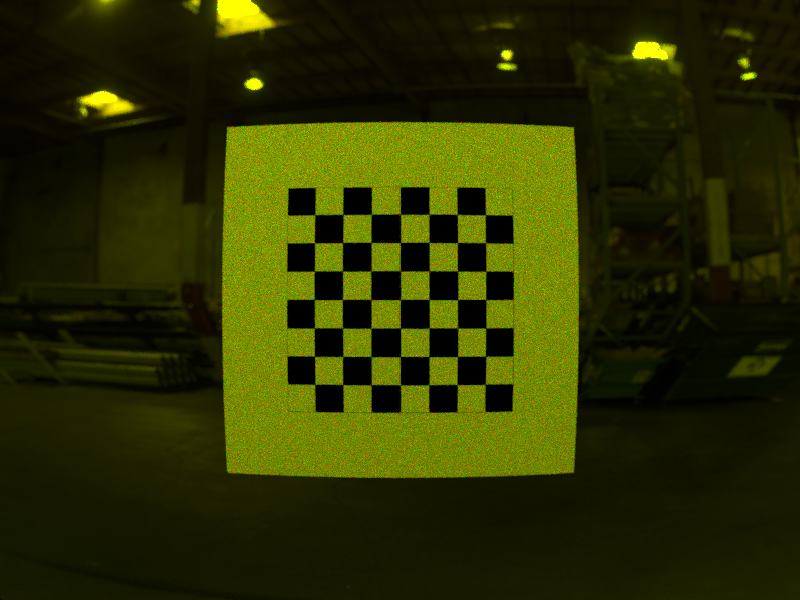
#> input picture tests/workflows/example_models/checkerboard_cal_images/calTarget_01.png, 800 x 600 px; its folder holds only this picture in this run
$ python example_optdistortion_from_camera_cal.py
#> lines starting #> are read from the running program, lines starting #| are printed output that depends on the picture; after the words box and inside, x2 and y2 are one past the last pixel; in counts of white or black regions, pixels touching at a corner belong together
# generate an OPTDistortionV1 file for Speos, based on a camera calibration of a real camera
# this tool runs the camera calibration with user-provided checkerboard images
#
# required data:
#   - a set of checkerboard calibration images for a given camera
#       (at least 15-20 is best, taken from different angles and distances)
#   - the checkerboard target feature size (width of a single checker)
#   - the camera's physical pixel size (mm)
#
# outputs:
#   - a txt file describing calibration results (camera intrinsics, and pose for each calibration image)
#   - OPTDistortion v1 file, for use in speos
#
# 2024/5/1
# for questions, contact zach.derocher@ansys.com

import glob
import os

import cv2
import numpy as np
from scipy.spatial.transform import Rotation

# local git root dir
root = os.path.dirname(os.getcwd() + "\\")
root = os.path.dirname(root)
root = os.path.dirname(root)

# ============ User Inputs ============ #
# point to the calibration images
imageDir = root + "\\tests\\workflows\\example_models\\checkerboard_cal_images\\"
ext = "png"

# Define the dimensions of checkerboard
checkerDims = (7, 7)  # (x, y); the number of points between checkerboard boxes
checkerSize = (
    62.5  # (mm); the physical, measured side-length of each individual checkerboard box in the calibration pattern
)

# show each image during checkerboard detection? (useful for debugging)
showCalImages = True

# camera EFL (best-guess, for initialization) and sensor pixel size
efl = 800  # (pixels); if unknown, the sensor X resolution (width) is usually a good enough guess
pixelSize = 0.024  # (mm); physical sensor pixel size (need to convert calibrated distortion into angles for speos)

# Choose which calibration type; fisheye will provide a better fit if the camera is wide-FOV (beyond 100~120)
useFisheyeCalibration = False

# file names for results files
extrinsicsFn = "CameraCal_IntrinsicsExtrinsics.txt"
optDistortionFn = "CameraCal.OPTDistortion"
# =================================== #


def buildinitialcameramatrix(efl, rX, rY):
    """
    builds a camera matrix

    Parameters
    ----------
    efl : float
        the camera focal length, in length units of pixels
    rX : int
        the sensor resolution in the X axis, in units of pixels
    rY : int
        the sensor resolution in the Y axis, in units of pixels

    Returns
    -------
    cameraMat : numpy array
        a 3x3 camera matrix
    """
    cameraMat = np.zeros((3, 3), np.float64)
    cameraMat[0, 0] = efl  # camera focal length X (units=pixels); the calibration will use this as a starting point;
    cameraMat[1, 1] = efl  # camera focal length Y (units=pixels)
    cameraMat[2, 2] = 1  # skew factor (probably always stay as 1)
    cameraMat[0, 2] = (
        0.5 * rX
    )  # image center coordinates X (units=pixels); this should be set to 1/2 the sensor X resolution
    cameraMat[1, 2] = (
        0.5 * rY
    )  # image center coordinates Y (units=pixels); this should be set to 1/2 the sensor Y resolution
    return cameraMat


def readcalibrationimages(images, checkerboard, targetSquareSize, showCalImages):
    """
    Determines checkerboard corners'  3d coordinates based on physical checkerboard size.
    Reads in a set of checkerboard calibration images,
    and determines the checkerboard 2d coordinates in each image.

    Parameters
    ----------
    images : glob
        the set of calibration checkerboard images
    checkerboard : int array
        the x and y dimensions of the checkerboard, in units of '# of checkers'
    targetSquareSize : float
        the physical size of a single square of the checkerboard, in mm
    showCalImages : bool
        if true, the corner detection will be displayed for each cal image (press 'enter' to skip through each image)

    Returns
    -------
    twoDPoints : numpy array
        the 2d (image-space) corner coordinates for each cal image that was succesfully analyzed
    threeDPoints : numpy array
        the 3d (object-space) corner coordinates of the checkerboard target
    imagesAnalyzed : array
        a list of the cal image file names which were succesfully analyzed, in order
    grayColor.shape[::-1] : array
        the size (resolution) of the cal images
    """

    # stop the iteration when specified accuracy, epsilon, is reached or specified number of iterations are completed.
    criteria = (cv2.TERM_CRITERIA_EPS + cv2.TERM_CRITERIA_MAX_ITER, 300000, 0.0001)

    # Vector for 3D points
    threeDPoints = []
    # Vector for 2D points
    twoDPoints = []

    #  3D points real world coordinates
    objectp3d = np.zeros((1, checkerboard[0] * checkerboard[1], 3), np.float32)
    objectp3d[0, :, :2] = targetSquareSize * np.mgrid[0 : checkerboard[0], 0 : checkerboard[1]].T.reshape(-1, 2)

    # Extracting path of individual image stored in a given directory.
    imagesAnalyzed = []
    for filename in images:
        image = cv2.imread(filename)
        grayColor = cv2.cvtColor(image, cv2.COLOR_BGR2GRAY)

        # Find the chess board corners
        # If desired number of corners are found in the image then ret = true
        ret, corners = cv2.findChessboardCorners(grayColor, checkerboard)

        # If desired number of corners can be detected then, refine the pixel coordinates and display
        # them on the images of checker board
        if ret:
            threeDPoints.append(objectp3d)

            # Refining pixel coordinates for given 2d points.
            corners2 = cv2.cornerSubPix(grayColor, corners, (15, 15), (-1, -1), criteria)
            twoDPoints.append(corners2)

            # Draw and display the corners
            image = cv2.drawChessboardCorners(image, checkerboard, corners2, ret)

            # keep track of all the images we analyzed for the calibration (some may fail)
            imName = filename.split("\\")
            imagesAnalyzed.append(imName[-1])
        else:
            imName = filename.split("\\")
            print("image failed in cal: " + imName[-1])

        if showCalImages:
            cv2.imshow("img", image)
            cv2.waitKey(0)

    cv2.destroyAllWindows()
    # h, w = image.shape[:2]

    return twoDPoints, threeDPoints, imagesAnalyzed, grayColor.shape[::-1]


def cameracalibration(matrixIn, resolution, twoDPoints, threeDPoints, useFisheyeCalibration):
    """
    Runs the camera calibration to determine the camera intrinsics and pose for each cal image.

    Parameters
    ----------
    matrixIn : numpy array
        the initial-guess camera matrix, used as a starting point for the cal
    resolution : array
        the image resolution for the call images in units of pixels (x, y)
    twoDPoints : numpy array
        the 2d (image-space) corner coordinates for each cal image that was succesfully analyzed
    threeDPoints : numpy array
        the 3d (object-space) corner coordinates of the checkerboard target
    useFisheyeCalibration : bool
        an indicator on whether to use openCV's fisheye calibration mode, or not.
        The fisheye calibration method provides fewer options, but is required for accurate wide FOV camera calibration.
        The regular (non-fisheye) calibration from openCV has some additional options and is preferred
        if the max full-FOV of the camera is less than ~100~120 deg

    Returns
    -------
    ret : float
        the RMS calibration error (units are pix). A value less than 1 is good.
    cameraMatrix : numpy array
        the calibrated camera matrix
    distortion : array
        the distortion parameters output from the camera calibration
    r_vecs : array
        the rotation vectors describing the camera pose for each image included in the calibration
    t_vecs : array
        the translation vectors describing the camera pose for each image included in the calibration

    """
    if useFisheyeCalibration:
        # CALIB_RECOMPUTE_EXTRINSIC removes skew factor as an opt variable (use initial-guess camera matrix value)
        # CALIB_RECOMPUTE_EXTRINSIC recompute extrinsics on each opt pass (probably always good to do)
        # CALIB_FIX_PRINCIPAL_POINT remove image center point as opt variable (use initial-guess camera matrix value)
        # OPTDistortionV1 requires rotational symmetry
        ret, cameraMatrix, distortion, r_vecs, t_vecs = cv2.fisheye.calibrate(
            threeDPoints,
            twoDPoints,
            resolution,
            matrixIn,
            None,
            flags=(
                cv2.fisheye.CALIB_FIX_SKEW
                + cv2.fisheye.CALIB_RECOMPUTE_EXTRINSIC
                + cv2.fisheye.CALIB_FIX_PRINCIPAL_POINT
                + cv2.fisheye.CALIB_CHECK_COND
            ),
        )

    else:
        ret, cameraMatrix, distortion, r_vecs, t_vecs = cv2.calibrateCamera(
            threeDPoints,
            twoDPoints,
            resolution,
            matrixIn,
            None,
            flags=(
                cv2.CALIB_USE_INTRINSIC_GUESS
                + cv2.CALIB_FIX_PRINCIPAL_POINT  # initial matrix guess
                + cv2.CALIB_RATIONAL_MODEL  # don't allow cx/cy as variable
                + cv2.CALIB_ZERO_TANGENT_DIST  # use 6 k-terms
            ),
        )  # only symmetrical distortion

    return ret, cameraMatrix, distortion, r_vecs, t_vecs


def convertcamerapose(r_vec):
    """
    Converts the r vector (camera pose from calibration) into euler angles

    Parameters
    ----------
    r_vec : array
        a single rotation vector

    Returns
    -------
    eulerAngles : array
        the euler rotation angles as (z,y,x), in degrees. The rotation order is z->y->x (yaw->pitch->roll).

    """
    rotMatrix, _ = cv2.Rodrigues(r_vec.flatten())
    R = Rotation.from_matrix(rotMatrix)
    # Note: Speos performs intrinsic rotations, so use scipy intrinsic rotation "zyx"
    eulerAngles = R.as_euler("zyx", degrees=True)  # zyx rotation also called yaw->pitch->roll

    return eulerAngles


def savecameraextrinsics(imagesAnalyzed, cameraMatrix, distortion, t_vecs, r_vecs, outFn):
    """
    Saves to text the camera intrinsics, and the pose for each image used in the calibration.

    With this data, you can validate the calibration result within Speos
    by building a checkerboard model, and using the pose (rotation/translation) to position the camera model
    so that it matches the setup of an individual calibration image.
    OpenCV uses the upper-left checkerboard corner as the reference origin,
    with Y pointing up and Z facing away from the camera.
    In Speos, place a coordinate at that origin, then apply the rotation (z->y->x)
    and then the translations to reproduce the camera pose.

    Parameters
    ----------
    imagesAnalyzed : array
        an array of character strings with ordered filenames of the cal images used.
    cameraMatrix : array
        the calibrated camera matrix
    distortion : array
        the distortion parameters output from the camera calibration
    r_vecs : array
        the rotation vectors describing the camera pose for each image included in the calibration
    t_vecs : array
        the translation vectors describing the camera pose for each image included in the calibration
    outFn : string
        the filename of the output text file to be saved

    Returns
    -------


    """

    txtfile = open(outFn, "w")

    txtfile.write("\n Camera Intrinsics Matrix:\n")
    txtfile.write(repr(cameraMatrix))
    txtfile.write("\n\n Distortion Params:\n")
    txtfile.write(repr(distortion))
    txtfile.write("\n\n")

    i = 0
    for filename in imagesAnalyzed:
        # convert camera rotation vector into euler angles, for usage in speos
        eulerAngles = convertcamerapose(r_vecs[i])

        # openCV uses left-handed coordinate system; this converts to right-handed
        eulerAngles[2] = -1 * eulerAngles[2]
        translation = t_vecs[i]
        translation[0] = -1 * translation[0]

        # write out the pose
        imName = filename.split("\\")
        txtfile.write("Calibration Image: " + imName[-1] + "\n")
        txtfile.write("Translation Vector: " + repr(t_vecs[i].flatten()) + "\n")
        txtfile.write("Rotation Vector: " + repr(r_vecs[i].flatten()) + "\n")
        txtfile.write("Euler Rotation (deg): " + repr(eulerAngles) + "\n")
        txtfile.write("\n")
        i = i + 1

    txtfile.close()


def convertdistortiontoangles(cameraMatrix, resolution, distortion, useFisheyeCalibration):
    """
    Converts the camera calibration data (camera matrix and distortion)
    into object/image angle pairs, which is the format Speos expects for the OPTDistortionV1 data.

    We use openCV's projection function (sample the object space, and project to distorted image plane).
    The advantage of sampling object space is that there's no extra interpolation required
    to compute the inverse distortion function ('unprojection').
    The downside is that we have to guess (and overshoot) the object angle
    which will fill the sensor; so we'll just use 89 degrees.

    note: .OPTDistortionV1 requires symmetry, so we assume rotational symmetry and do the field sweep in 1D

    Parameters
    ----------
    cameraMatrix : array
        the calibrated camera matrix
    resolution : array
        the x and y cal image resolution
    distortion : array
        the distortion parameters output from the camera calibration
    useFisheyeCalibration : bool
        an indicator on whether to use openCV's fisheye calibration mode, or not.
        The fisheye calibration method provides fewer options, but is required for accurate wide FOV camera calibration.
        The regular (non-fisheye) calibration from openCV has some additional options and is
        preferred if the max full-FOV of the camera is less than ~100~120 deg

    Returns
    -------
    xyzObj : numpy array
        3d object coordinates
    xyImage : numpy array
        2d image coordinates
    nSamp : int
        number of valid points sampled across FOV

    """

    # sample >2000 points across image plane
    nSamp = 5001

    # create a set of evenly sampled object points in 3d space
    # overfill the sensor (beyond rMax, the sensor corner)
    thetaObjMax = 89.9  # deg; OPTDistortion only allows up to 90 deg.
    z = 1  # sample our 3d points at z=1 plane (in front of camera)
    xyzObj = np.zeros(
        (nSamp, 1, 3), dtype=np.float32
    )  # note: theres a bug (?) in cv2.fisheye.projectPoints, where it needs an extra dimension in the input array
    for i in range(0, nSamp):
        # maintain y=0, so that r=x and we can work in 1D
        thisTheta = thetaObjMax * (i / (nSamp - 1))
        xyzObj[i, 0, 0] = z * np.tan((np.pi / 180) * thisTheta)  # sampled object points
        xyzObj[i, 0, 2] = z

    if useFisheyeCalibration:
        # project the object points using our camera matrix and distortion params
        xyImage, _ = cv2.fisheye.projectPoints(xyzObj, np.zeros((3, 1)), np.zeros((3, 1)), cameraMatrix, distortion)
    else:
        # if used 'regular' calibration model, then use this function for undistort
        xyImage, _ = cv2.projectPoints(xyzObj, np.zeros((3, 1)), np.zeros((3, 1)), cameraMatrix, distortion)

    # rebase the image coordinates to the sensor center
    for i in range(0, nSamp):
        xyImage[i, 0, 0] = xyImage[i, 0, 0] - 0.5 * resolution[0]
        xyImage[i, 0, 1] = xyImage[i, 0, 1] - 0.5 * resolution[1]

        # calibration is a polynomial fit; near the image corner, it could become invalid
        # in that case, just clip the remaining data, since it is unusable
        if xyImage[i, 0, 0] < xyImage[(i - 1), 0, 0]:
            if i == 0:
                continue
            xyImage = xyImage[0 : (i - 1), :, :]
            xyzObj = xyzObj[0 : (i - 1), :, :]
            nSamp = i - 1
            break

    """# compute the raw distortion values as % distortion
    # this is just for checking distortion, i.e. comparing with Zemax data in a validation case
    import matplotlib.pyplot as plt
    rImage = xyImage[:,0,0]
    rUndistorted = efl*xyzObj[:,0,0] # taking z=efl on object side
    dist = 100*(rImage - rUndistorted) / rUndistorted
    objAngle = (180/np.pi)*np.arctan(rUndistorted/cameraMatrix[0,0])
    plt.scatter(dist, objAngle)"""

    return xyzObj, xyImage, nSamp


def generateoptdistortionfile(xyzObj, xyImage, cameraMatrix, pixelSize, nSamp, optDistortionFn):
    """
    Write out the optdistortion file.

    Parameters
    ----------
    xyzObj : numpy array
        3d object coordinates
    xyImage : numpy array
        2d image coordinates
    cameraMatrix : array
        the calibrated camera matrix
    pixelSize : float
        the physical pixel size of the camera (mm)
    nSamp : int
        number of valid points sampled across FOV
    optDistortionFn : string
        the name of the optdistortion file to be saved out

    Returns
    -------


    """

    # convert coordinates to angles
    efl = 0.5 * (cameraMatrix[0, 0] + cameraMatrix[1, 1])  # EFL (from calibration) in units of pix
    thetaObj = np.arctan(xyzObj[:, 0, 0])
    thetaImage = np.arctan(xyImage[:, 0, 0] / efl)

    with open(optDistortionFn, "w") as f:
        f.write("OPTIS - Optical distortion file v1.0\n")
        f.write("Created by ZD using opencv distortion data; cal efl = " + str(efl * pixelSize) + "\n")
        f.write("0\n")
        f.write(str(nSamp))

        f.write("\n" + str(0.0) + " " + str(0.0))
        for i in range(1, nSamp):
            f.write("\n" + str(thetaObj[i]) + " " + str(thetaImage[i]))


def main():
    """
    Parameters
    ----------


    Returns
    -------


    """
    # glob the images
    images = glob.glob(imageDir + "*." + ext)
    # find the checkerboard coordinates in each cal image
    twoDPoints, threeDPoints, imagesAnalyzed, resolution = readcalibrationimages(
        images, checkerDims, checkerSize, showCalImages
    )
#> in readcalibrationimages, image is the input picture: shape (600, 800, 3); mean B, G, R 0.3, 48.2, 43.5
#> in readcalibrationimages, `grayColor = cv2.cvtColor(image, cv2.COLOR_BGR2GRAY)`:
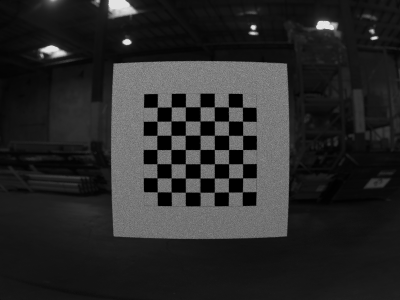
#> grayColor: shape (600, 800) (shown at 1/2 size); min 0, max 246, mean 41.3
#> in readcalibrationimages, `ret, corners = cv2.findChessboardCorners(grayColor, checkerboard)`: ret = True; corners = 49 rows, first 8: [314.7, 214.5], [343.2, 214.3], [371.3, 214.4], [400.7, 214.3], [429.3, 214.3], [457.5, 214.4], [485.6, 214.6], [314.6, 242.7]
#> in readcalibrationimages, `corners2 = cv2.cornerSubPix(grayColor, corners, (15, 15), (-1, -1), cr..`: corners2 = 49 rows, first 8: [314.7, 214.6], [342.9, 214.5], [371.2, 214.2], [400.4, 214], [428.9, 214.2], [457.3, 214.5], [485.4, 214.8], [314.5, 242.7]
#> in readcalibrationimages, `image = cv2.drawChessboardCorners(image, checkerboard, corners2, ret)`:
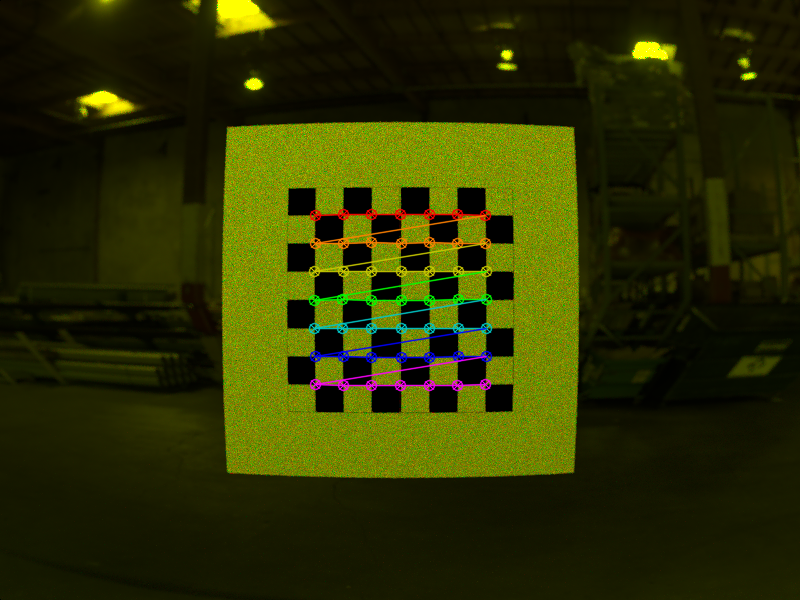
#> image: shape (600, 800, 3); 2.16% of pixels changed, all inside (x1, y1, x2, y2) = (308, 208, 493, 392)
#> twoDPoints = 1 item; threeDPoints = 1 item; imagesAnalyzed = 1 item; resolution = (800, 600)

    # set up an initial guess for the camera intrinsics matrix
    initialCameraMat = buildinitialcameramatrix(efl, resolution[0], resolution[1])
#> initialCameraMat = [[800, 0, 400], [0, 800, 300], [0, 0, 1]]

    # run the calibration to find the real camera intrinsics matrix, and camera pose for each cal image
    ret, cameraMatrix, distortion, r_vecs, t_vecs = cameracalibration(
        initialCameraMat, resolution, twoDPoints, threeDPoints, useFisheyeCalibration
    )
#> in cameracalibration, `ret, cameraMatrix, distortion, r_vecs, t_vecs = cv2.calibrateCamera( t..`: ret = 0.249; cameraMatrix = [[577.4, 0, 400], [0, 573.5, 300], [0, 0, 1]]; r_vecs = ([0.000221, -0.00754, 8.78e-05],); t_vecs = ([-187.1, -188.6, 1242.4],)
#> ret = 0.249; cameraMatrix = [[577.4, 0, 400], [0, 573.5, 300], [0, 0, 1]]; r_vecs = ([0.000221, -0.00754, 8.78e-05],); t_vecs = ([-187.1, -188.6, 1242.4],)

    # save out the intrinsics and extrinsics
    savecameraextrinsics(imagesAnalyzed, cameraMatrix, distortion, t_vecs, r_vecs, extrinsicsFn)
#> the loop in savecameraextrinsics, `for filename in imagesAnalyzed:` made 1 pass
#> i on pass 1: 1
#> after the loop in savecameraextrinsics, `for filename in imagesAnalyzed:`: i = 1

    # convert distortion data to obj/im angle pairs (the format Speos is expecting)
    xyzObj, xyImage, nSamp = convertdistortiontoangles(cameraMatrix, resolution, distortion, useFisheyeCalibration)
#> after the loop in convertdistortiontoangles, `for i in range(0, nSamp):`: nSamp = 671; xyImage = 671 rows, first 8: [0, 0], [0.181, 0], [0.362, 0], [0.544, 0], [0.725, 0], [0.906, 0], [1.09, 0], [1.27, 0]; xyzObj = 671 rows, first 8: [0, 0, 1], [0.000314, 0, 1], [0.000628, 0, 1], [0.000941, 0, 1], [0.00126, 0, 1], [0.00157, 0, 1], [0.00188, 0, 1], [0.0022, 0, 1]
#> nSamp = 671

    # save the optdistortion data file
    generateoptdistortionfile(xyzObj, xyImage, cameraMatrix, pixelSize, nSamp, optDistortionFn)
#> in generateoptdistortionfile, `efl = 0.5 * (cameraMatrix[0, 0] + cameraMatrix[1, 1])`: efl = 575.4
#> in generateoptdistortionfile, `thetaObj = np.arctan(xyzObj[:, 0, 0])`: thetaObj = 671 values from 0 to 0.21
#> in generateoptdistortionfile, `thetaImage = np.arctan(xyImage[:, 0, 0] / efl)`: thetaImage = 671 values from 0 to 0.207


main()
